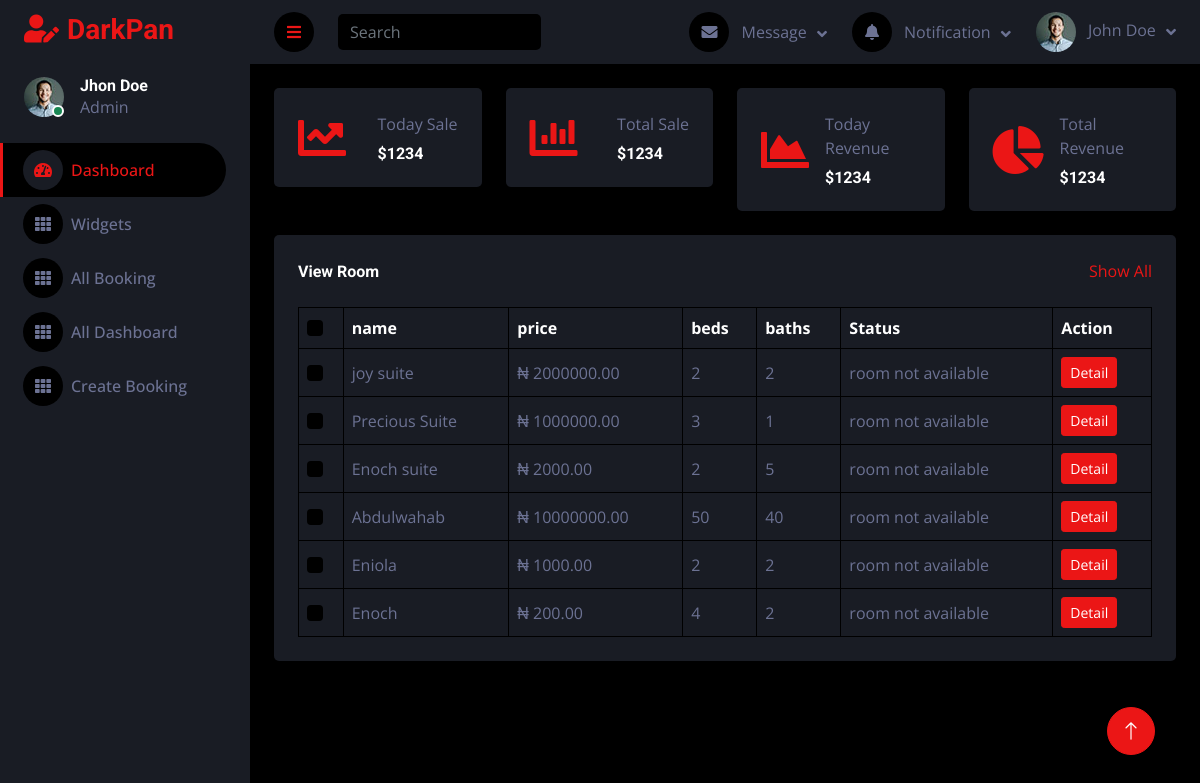
/account/dashboard/, run on the app's committed database.
### enochApp/models.py (models this page shows, shortened)
class Apartment (models.Model):
    name = models.CharField(max_length=100)
    price = models.DecimalField(max_digits=10, decimal_places=2, verbose_name="Price per night")
    beds = models.PositiveIntegerField(verbose_name="Number of beds")
    baths = models.PositiveIntegerField(verbose_name="Number of baths")
    wifi_available = models.BooleanField(default=True)
    description = models.TextField()
    rating = models.DecimalField(max_digits=3, decimal_places=2, default=5.0)
    image = models.FileField(upload_to='rooms/')
    available = models.BooleanField(default = True)
    created_at = models.DateTimeField(auto_now_add=True)
    updated_at = models.DateTimeField(auto_now=True)
    class Meta:
        ordering = ['-created_at']

### accountApp/views.py (the view)
# urls.py: path('dashboard/', views.dashboard, name = 'dashboard'),
def dashboard(request):
    apartment = Apartment.objects.all()
    return render(request, "our_account/dashboard.html", {"apartments": apartment})

### templates/our_account/dashboard.html (shortened to what this page needs)
{% load static %}
<!DOCTYPE html>
<html lang="en">
<head>
    <link href="https://cdnjs.cloudflare.com/ajax/libs/font-awesome/5.10.0/css/all.min.css" rel="stylesheet">
    <link href="https://cdn.jsdelivr.net/npm/bootstrap-icons@1.4.1/font/bootstrap-icons.css" rel="stylesheet">
    <link href="{% static 'dashboard/lib/owlcarousel/assets/owl.carousel.min.css' %}" rel="stylesheet">
    <link href="{% static 'dashboard/lib/tempusdominus/css/tempusdominus-bootstrap-4.min.css' %}" rel="stylesheet" />
    <link href="{% static 'dashboard/css/bootstrap.min.css' %}" rel="stylesheet">
    <link href="{% static 'dashboard/css/style.css' %}" rel="stylesheet">
</head>
<body>
    <div class="container-fluid position-relative d-flex p-0">
            {% include 'our_account/sidebar.html' %}
        <div class="content">
            <nav class="navbar navbar-expand bg-secondary navbar-dark sticky-top px-4 py-0">
                <a href="#" class="sidebar-toggler flex-shrink-0">
                    <i class="fa fa-bars"></i>
                </a>
                <form class="d-none d-md-flex ms-4">
                    <input class="form-control bg-dark border-0" type="search" placeholder="Search">
                </form>
                <div class="navbar-nav align-items-center ms-auto">
                    <div class="nav-item dropdown">
                        <a href="#" class="nav-link dropdown-toggle" data-bs-toggle="dropdown">
                            <i class="fa fa-envelope me-lg-2"></i>
                            <span class="d-none d-lg-inline-flex">Message</span>
                        </a>
                    </div>
                    <div class="nav-item dropdown">
                        <a href="#" class="nav-link dropdown-toggle" data-bs-toggle="dropdown">
                            <i class="fa fa-bell me-lg-2"></i>
                            <span class="d-none d-lg-inline-flex">Notification</span>
                        </a>
                    </div>
                    <div class="nav-item dropdown">
                        <a href="#" class="nav-link dropdown-toggle" data-bs-toggle="dropdown">
                            <img class="rounded-circle me-lg-2" src="{% static 'dashboard/img/user.jpg' %}" alt="" style="width: 40px; height: 40px;">
                            <span class="d-none d-lg-inline-flex">John Doe</span>
                        </a>
                    </div>
                </div>
            </nav>
            <div class="container-fluid pt-4 px-4">
                <div class="row g-4">
                    <div class="col-sm-6 col-xl-3">
                        <div class="bg-secondary rounded d-flex align-items-center justify-content-between p-4">
                            <i class="fa fa-chart-line fa-3x text-primary"></i>
                            <div class="ms-3">
                                <p class="mb-2">Today Sale</p>
                                <h6 class="mb-0">$1234</h6>
                            </div>
                        </div>
                    </div>
                    <div class="col-sm-6 col-xl-3">
                        <div class="bg-secondary rounded d-flex align-items-center justify-content-between p-4">
                            <i class="fa fa-chart-bar fa-3x text-primary"></i>
                            <div class="ms-3">
                                <p class="mb-2">Total Sale</p>
                                <h6 class="mb-0">$1234</h6>
                            </div>
                        </div>
                    </div>
                    <div class="col-sm-6 col-xl-3">
                        <div class="bg-secondary rounded d-flex align-items-center justify-content-between p-4">
                            <i class="fa fa-chart-area fa-3x text-primary"></i>
                            <div class="ms-3">
                                <p class="mb-2">Today Revenue</p>
                                <h6 class="mb-0">$1234</h6>
                            </div>
                        </div>
                    </div>
                    <div class="col-sm-6 col-xl-3">
                        <div class="bg-secondary rounded d-flex align-items-center justify-content-between p-4">
                            <i class="fa fa-chart-pie fa-3x text-primary"></i>
                            <div class="ms-3">
                                <p class="mb-2">Total Revenue</p>
                                <h6 class="mb-0">$1234</h6>
                            </div>
                        </div>
                    </div>
                </div>
            </div>
            <div class="container-fluid pt-4 px-4">
                <div class="bg-secondary text-center rounded p-4">
                    <div class="d-flex align-items-center justify-content-between mb-4">
                        <h6 class="mb-0">View Room</h6>
                        <a href="">Show All</a>
                    </div>
                    <div class="table-responsive">
                        <table class="table text-start align-middle table-bordered table-hover mb-0">
                            <thead>
                                <tr class="text-white">
                                    <th scope="col"><input class="form-check-input" type="checkbox"></th>
                                    <th scope="col">name</th>
                                    <th scope="col">price</th>
                                    <th scope="col">beds</th>
                                    <th scope="col">baths</th>
                                    <th scope="col">Status</th>
                                    <th scope="col">Action</th>
                                </tr>
                            </thead>
                            <tbody>
                                {% if apartments %}
                                    {% for apart in apartments %}
                                        <tr>
                                            <td><input class="form-check-input" type="checkbox"></td>
                                            <td>{{apart.name}}</td>
                                            <td> &#8358; {{apart.price}}</td>
                                            <td>{{apart.beds}}</td>
                                            <td>{{apart.baths}}</td>
                                            {% if available %}
                                                <td>{{apart.available}}</td>
                                            {% else %}
                                                <td>room not available</td>
                                            {% endif %}
                                            <td><a class="btn btn-sm btn-primary" href="">Detail</a></td>
                                        </tr>
                                    {% endfor %}
                                {% endif %}
                            </tbody>
                        </table>
                    </div>
                </div>
            </div>
        <a href="#" class="btn btn-lg btn-primary btn-lg-square back-to-top"><i class="bi bi-arrow-up"></i></a>
    </div>
</body>
</html>

### static/dashboard/css/style.css (style rules this page uses)
:root { --primary: #EB1616; --secondary: #191C24; --light: #6C7293; --dark: #000000; }
.back-to-top { position: fixed; display: none; right: 45px; bottom: 45px; z-index: 99; }
.btn { transition: .5s; }
.btn-lg-square { width: 48px; height: 48px; }
.btn-square, .btn-sm-square, .btn-lg-square { padding: 0; display: inline-flex; align-items: center; justify-content: center; font-weight: normal; border-radius: 50px; }
.content { margin-left: 250px; min-height: 100vh; background: var(--dark); transition: 0.5s; }
@media (min-width: 992px) { .content { width: calc(100% - 250px); } }
.content .navbar .navbar-nav .nav-link { margin-left: 25px; padding: 12px 0; color: var(--light); outline: none; }
.content .navbar .sidebar-toggler, .content .navbar .navbar-nav .nav-link i { width: 40px; height: 40px; display: inline-flex; align-items: center; justify-content: center; background: var(--dark); border-radius: 40px; }
.content .navbar .dropdown-toggle::after { margin-left: 6px; vertical-align: middle; border: none; content: "\f107"; font-family: "Font Awesome 5 Free"; font-weight: 900; transition: .5s; }

### data on the page
Apartment: name "joy suite", price "2000000.00", beds "2", baths "2"
Apartment: name "Precious Suite", price "1000000.00", beds "3", baths "1"
Apartment: name "Enoch suite", price "2000.00", beds "2", baths "5"
Apartment: name "Abdulwahab", price "10000000.00", beds "50", baths "40"
Apartment: name "Eniola", price "1000.00", beds "2", baths "2"
Apartment: name "Enoch", price "200.00", beds "4", baths "2"
